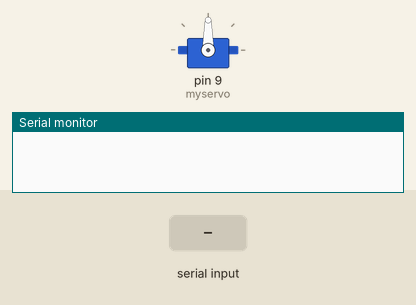
This sketch was run on a simulated Arduino Uno, built with avr-gcc and run on an emulated ATmega328P. On the bench: servo, the last lines printed to the serial monitor. The inputs (shaded band) are chosen by the test bench.

Above: at 1.2 s.
1.3 s: "90,45\n" received over the second serial link
At 2.5 s:
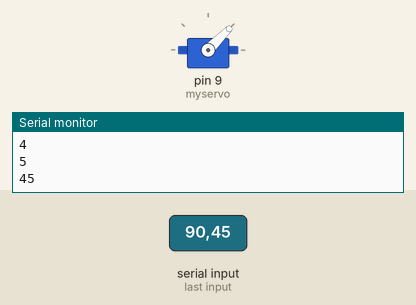
2.8 s: "30,150\n" received over the second serial link
At 4.0 s:
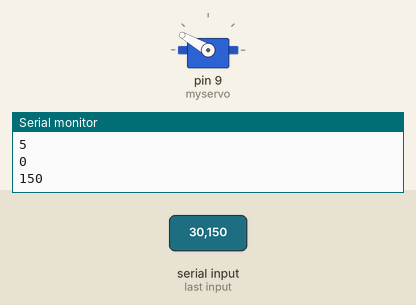
4.3 s: "200\n" received over the second serial link
At 5.3 s:
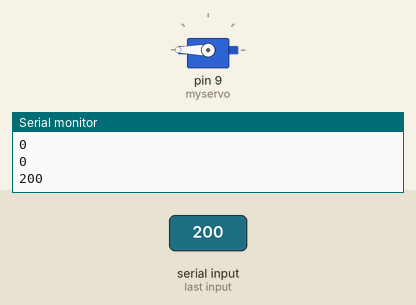
5.8 s: "5\n" received over the second serial link
At 7.0 s:
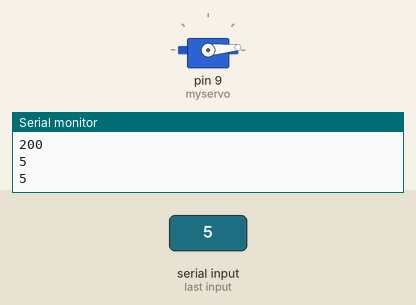
7.3 s: "90\n" received over the second serial link
At 8.5 s:
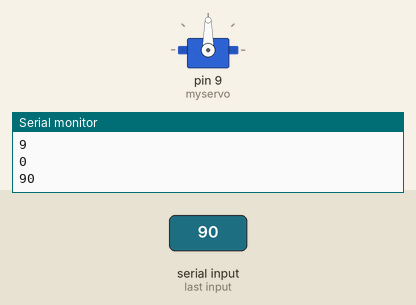
Timing chart, 0 to 9.8 s (numbered marks = the images above; inputs shaded):
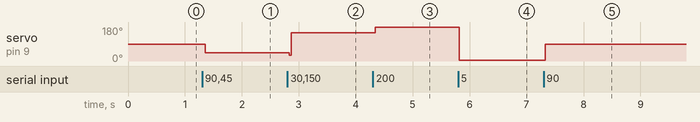

Measured:
- after the input at 1.3 s, servo on pin 9 (myservo): 90° → 45° after 0.06 s
- after the input at 2.8 s, servo on pin 9 (myservo): 45° → 150° at once
- after the input at 4.3 s, servo on pin 9 (myservo): 150° → 180° at once
- after the input at 5.8 s, servo on pin 9 (myservo): 180° → 5° at once
- after the input at 7.3 s, servo on pin 9 (myservo): 5° → 90° at once

The sketch:

wifi-servo.ino
```cpp
#include <Servo.h>
#include <SoftwareSerial.h>
SoftwareSerial fakeSerial = SoftwareSerial(2, 3);
Servo myservo;
String readString;
void setup() {
  Serial.begin(9600);
  fakeSerial.begin(115200);
  myservo.attach(9);  // attaches the servo on pin 9 to the servo object
}
void loop() {
  while (fakeSerial.available()) {
    delay(10);
    char c = fakeSerial.read();  //gets one byte from serial buffer
    Serial.println(c);
    if (c == ',') {
      break;
    }  //breaks out of capture loop to print readstring
    readString += c;

  }
  if (readString.length() >0) {
    Serial.println(readString);
    myservo.write(readString.toInt());
    readString="";
  }
}
```
